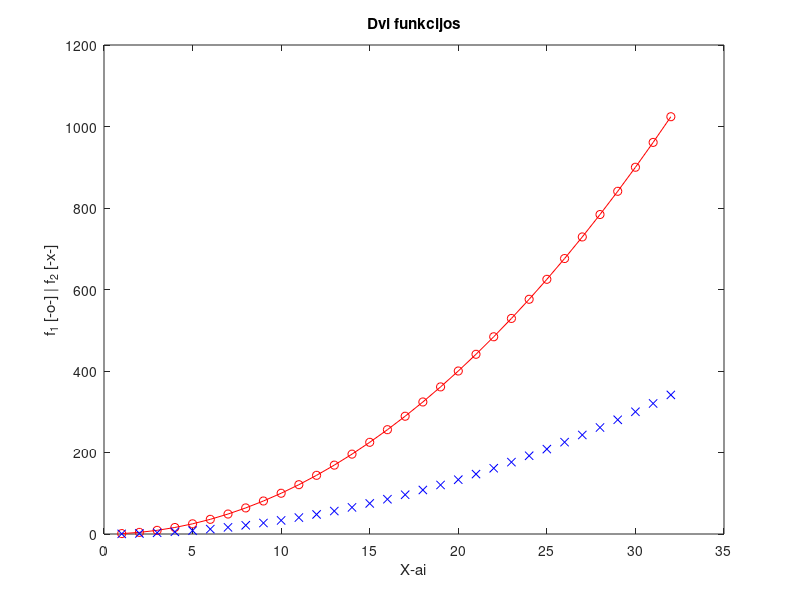

Write the MATLAB code that produced this figure.
%------------------------------
% Kristupas Radauskas
% EDIf-25/1
% 2026-09-09
% Lab. darbas nr. 1
%------------------------------

x = 1:32;
y = x.^2;

plot(x, y, 'o-r', x, y/3, 'xb')
title('Dvi funkcijos')
xlabel('X-ai')
ylabel('f_1 [-o-] | f_2 [-x-]')

% linspace - generuoja tolygiai paskirstytą reikšmių vektorių
% size - grąžina masyvo / matricos dimensijų dydžius
% max - randa didžiausią reikšmę masyve

N = 0; 
v = (N + 1) : 0.5 : (N + 4);
disp('Sukurtas vektorius v:');
disp(v);

A = [N,   N+1, N+2;
     N+3, N+4, N+5;
     N+6, N+7, N+8];
disp('Sukurta 3x3 matrica A:');
disp(A);

A_a = A(3, 2);
disp('Atrinktas elementas pagal (a) schemą:');
disp(A_a);

A_b = A(2:3, 1:2);
disp('Atrinktas blokas pagal (b) schemą:');
disp(A_b);

A_c = A([1, 3], [1, 3]);
disp('Atrinkti kampai pagal (c) schemą:');
disp(A_c);

v_mod = v(1:3);
A_su_v = [A; v_mod];
disp(A_su_v);
